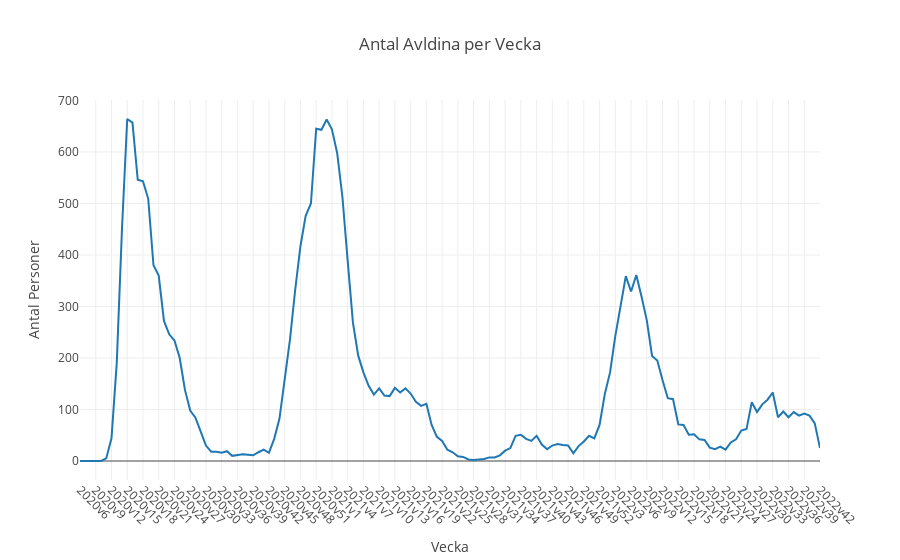

Source (notebook cell):
### Markdown cell above
# Plotly express plotting C-F

### Code cell
fig = px.line(df, x = "Vecka", y = "Antal_avlidna_vecka", title = "Antal Avldina per Vecka")
fig.update_layout(yaxis_title = "Antal Personer")
fig.update_xaxes(tickangle=45)
fig.show()
#TODO SAVE FILE

### Figure 1 — Plotly figure (JSON) as saved in the notebook; plotly's stock layout.template omitted (floating-point values rounded to 4 significant figures; data arrays with more than 128 entries replaced by an {"elided": "..."} marker saying what was removed)
{"data": [{"hovertemplate": "Vecka=%{x}<br>Antal_avlidna_vecka=%{y}<extra></extra>", "legendgroup": "", "line": {"color": "#1F77B4", "dash": "solid"}, "marker": {"symbol": "circle"}, "mode": "lines", "name": "", "orientation": "v", "showlegend": false, "type": "scatter", "x": {"elided": "142 str values"}, "xaxis": "x", "y": {"elided": "142 int values"}, "yaxis": "y"}], "layout": {"legend": {"tracegroupgap": 0}, "title": {"text": "Antal Avldina per Vecka"}, "xaxis": {"anchor": "y", "domain": [0, 1], "tickangle": 45, "title": {"text": "Vecka"}}, "yaxis": {"anchor": "x", "domain": [0, 1], "title": {"text": "Antal Personer"}}}}
